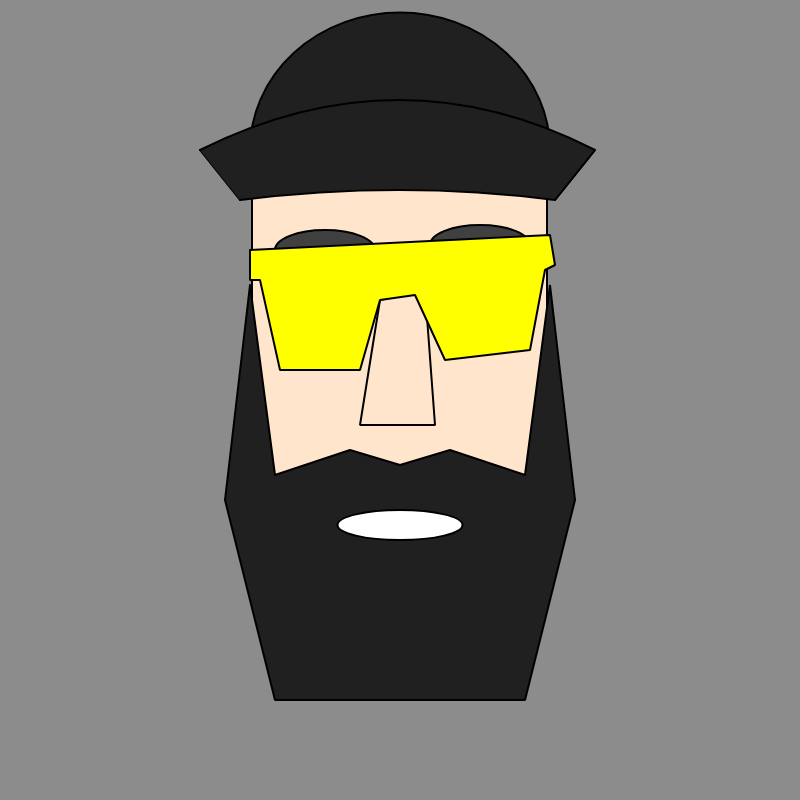
Frame 1 (no input)
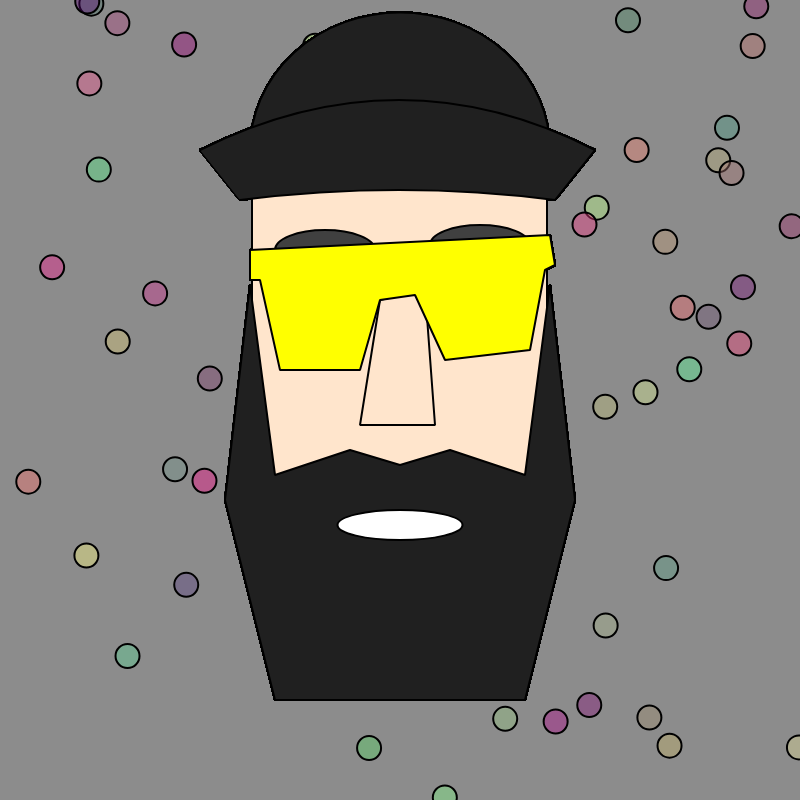
Frame 60 (no input)
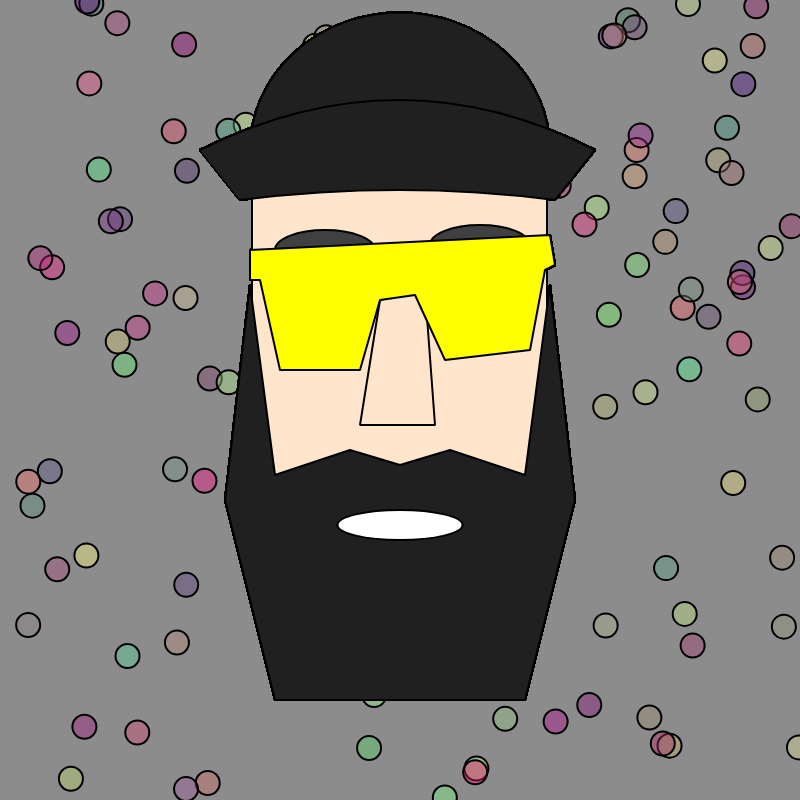
Frame 120 (the mouse pressed at the canvas centre since frame 60)

The p5.js sketch that drew these frames (run headless with seeded random() and noise() and a simulated clock; from frame 60 on, the mouse is pressed at the canvas centre):

// p5.js sketch
// ── sketch.js
//Variable called  dots for background shapes position using an arrayx
var dot = {
    x: 110,
    y: 50,
}

//Variable for colours of shapes using an array
var col = {
    r: 255,
    g: 0,
    b: 0
}

function setup() {
    createCanvas(800, 800);
    background(140, 140, 140);
}

function draw() {
    //Selects random colours for the ellipses
    col.r = random(75, 255);
    col.g = random(0, 255);
    col.b = random(100, 150);
    //Draw multiple ellipses and fills background
    dot.x = random(0, width);
    dot.y = random(0, height);
    fill(col.r, col.g, col.b, 100);
    ellipse(dot.x, dot.y, 24, 24);

    //Draw Face using rect
    fill(255, 229, 204);
    strokeWeight(2);
    rect(252, 175, 295, 400);

    //Draw Beard using the strokeJoin Function to connect points
    fill(32, 32, 32);
    strokeWeight(2);
    strokeJoin(BEVEL);
    beginShape();
    vertex(250, 285);
    vertex(225, 500);
    vertex(275, 700);
    vertex(525, 700);
    vertex(575, 500);
    vertex(550, 285);
    vertex(525, 475);
    vertex(450, 450);
    vertex(400, 465);
    vertex(350, 450);
    vertex(275, 475);
    vertex(250, 285);
    endShape();

    //Draw mouth using a ellipse
    fill(255, 255, 255);
    strokeWeight(2);
    ellipse(400, 525, 125, 30);

    //Drawing left and right eyebrow with ellipse
    fill(64, 64, 64);
    strokeWeight(2);
    ellipse(325, 250, 100, 40);
    ellipse(480, 245, 100, 40);

    //Drawing Nose using quad Function
    fill(255, 229, 204);
    strokeWeight(2);
    quad(380, 300, 360, 425, 435, 425, 425, 290);

    //Draw Glasses using strokeJoin Function to connect from points
    fill(255, 255, 0);
    strokeWeight(2);
    strokeJoin(BEVEL);
    beginShape();
    vertex(250, 250);
    vertex(550, 235);
    vertex(555, 265);
    vertex(545, 270);
    vertex(530, 350);
    vertex(445, 360);
    vertex(415, 295);
    vertex(380, 300);
    vertex(360, 370);
    vertex(280, 370);
    vertex(260, 280);
    vertex(250, 280);
    vertex(250, 250);
    endShape();

    //Drawing Top of Hat using arc Function
    fill(32, 32, 32);
    strokeWeight(2);
    arc(400, 150, 300, 275, PI, TWO_PI);

    //Drawing rim of hat using quadraticVertex
    fill(32, 32, 32);
    strokeWeight(2);
    beginShape();
    vertex(200, 150);
    quadraticVertex(400, 50, 595, 150);
    line(595, 150, 555, 200);
    vertex(555, 200);
    quadraticVertex(400, 180, 240, 200);
    line(240, 200, 200, 150);
    endShape();



}

// ── draw.html
<html>

<head>
    <title>Project One - U3048522 - Sketch</title>
    <script src="https://cdnjs.cloudflare.com/ajax/libs/p5.js/0.9.0/p5.js"></script>
    <script src="sketch.js"></script>
</head>

</html>
